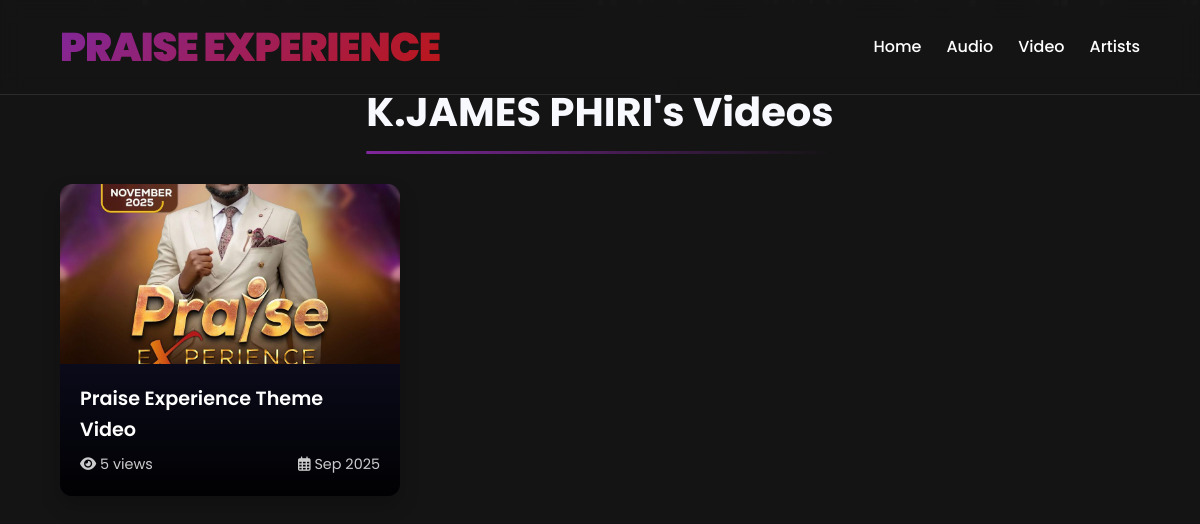
Screenshot of /items/artist/4/ with the database file from the repository.
### item/models.py (models this page shows, shortened)
class Artist(models.Model):
    name = models.CharField(max_length=255)

class Videos(models.Model):
    artist = models.ForeignKey(Artist,related_name='item', on_delete=models.CASCADE)
    title = models.CharField(max_length=255)
    cover_image = models.ImageField(upload_to='image',blank=True,null=True)
    videos = models.FileField(upload_to='videos',blank=True,null=True)
    description = models.TextField(blank=True,null=True)
    created_at = models.DateTimeField(auto_now_add=True)
    views = models.PositiveBigIntegerField(default=0)

### item/views.py (the view, shortened to what this page needs)
# urls.py: path('artist/<int:artist_id>/', views.artist_videos, name='artist_videos')
def artist_videos(request, artist_id, video_id=None):
    watch_id = request.GET.get('watch')
    artist = get_object_or_404(Artist, pk=artist_id)
    if video_id:
        video = get_object_or_404(Videos, pk=video_id, artist=artist)
    videos = Videos.objects.filter(artist=artist)
    return render(request, 'item/artist_videos.html', {
        'artist': artist,
        'videos': videos,
    })

### item/templates/item/artist_videos.html (shortened to what this page needs)
<!DOCTYPE html>
<html lang="en">
<head>
    <link rel="stylesheet" href="https://cdnjs.cloudflare.com/ajax/libs/font-awesome/6.0.0-beta3/css/all.min.css">
</head>
<body>
    <div class="particles" id="particles"></div>
    <header id="main-header">
        <div class="logo">PRAISE EXPERIENCE</div>
        <nav>
            <ul>
                <li><a href="{% url 'core:index' %}">Home</a></li>
                <li><a href="{% url 'core:audio' %}">Audio</a></li>
                <li><a href="{% url 'core:video' %}">Video</a></li>
                <li><a href="#">Artists</a></li>
            </ul>
        </nav>
    </header>
    <section class="video-section">
        <h1 class="section-title">{{ artist.name }}'s Videos</h1>
        <div class="video-grid">
            {% for video in videos %}
            <div class="video-card" data-video="{{ video.videos.url }}">
                <div class="video-thumbnail">
                    <img src="{{ video.cover_image.url }}" alt="{{ video.title }}">
                </div>
                <div class="video-info">
                    <h3 class="video-title">{{ video.title }}</h3>
                    <div class="video-meta">
                        <span><i class="fas fa-eye"></i> {{ video.views }} views</span>
                        <span><i class="far fa-calendar-alt"></i> {{ video.created_at|date:"M Y" }}</span>
                    </div>
                </div>
            </div>
            {% empty %}
            <p style="grid-column: 1/-1; text-align: center; font-size: 1.2rem; color: rgba(255,255,255,0.7);">No videos available for this artist.</p>
            {% endfor %}
        </div>
    </section>
</body>
</html>

### rows the page displays
Artist: name "K.JAMES PHIRI"
Videos: cover_image (picture), title "Praise Experience Theme Video", views "5", created_at "Sep 2025"
